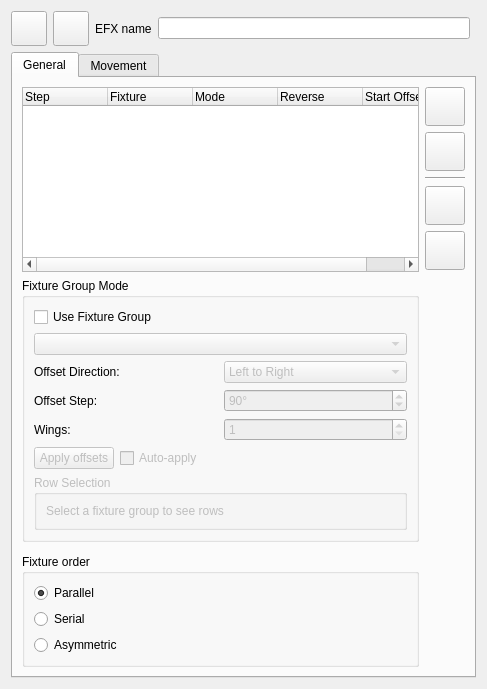
<?xml version="1.0" encoding="UTF-8"?>
<ui version="4.0">
 <author>Massimo Callegari</author>
 <comment>
  Q Light Controller Plus
  efxeditor.ui

  Copyright (c) 2015 Massimo Callegari

  Licensed under the Apache License, Version 2.0 (the "License");
  you may not use this file except in compliance with the License.
  You may obtain a copy of the License at

      http://www.apache.org/licenses/LICENSE-2.0.txt

  Unless required by applicable law or agreed to in writing, software
  distributed under the License is distributed on an "AS IS" BASIS,
  WITHOUT WARRANTIES OR CONDITIONS OF ANY KIND, either express or implied.
  See the License for the specific language governing permissions and
  limitations under the License.
 </comment>
 <class>EFXEditor</class>
 <widget class="QWidget" name="EFXEditor">
  <property name="geometry">
   <rect>
    <x>0</x>
    <y>0</y>
    <width>487</width>
    <height>577</height>
   </rect>
  </property>
  <property name="windowTitle">
   <string>EFX Editor</string>
  </property>
  <layout class="QGridLayout" name="gridLayout_5">
   <item row="3" column="0" colspan="2">
    <widget class="QTabWidget" name="m_tab">
     <property name="toolTip">
      <string/>
     </property>
     <property name="currentIndex">
      <number>0</number>
     </property>
     <widget class="QWidget" name="General">
      <attribute name="title">
       <string>General</string>
      </attribute>
      <layout class="QGridLayout" name="gridLayout_4">
       <item row="3" column="2">
        <widget class="Line" name="line">
         <property name="orientation">
          <enum>Qt::Horizontal</enum>
         </property>
        </widget>
       </item>
       <item row="1" column="2">
        <widget class="QToolButton" name="m_addFixtureButton">
         <property name="icon">
          <iconset resource="qlcui.qrc">
           <normaloff>:/edit_add.png</normaloff>:/edit_add.png</iconset>
         </property>
         <property name="iconSize">
          <size>
           <width>32</width>
           <height>32</height>
          </size>
         </property>
        </widget>
       </item>
       <item row="4" column="2">
        <widget class="QToolButton" name="m_raiseFixtureButton">
         <property name="icon">
          <iconset resource="qlcui.qrc">
           <normaloff>:/up.png</normaloff>:/up.png</iconset>
         </property>
         <property name="iconSize">
          <size>
           <width>32</width>
           <height>32</height>
          </size>
         </property>
        </widget>
       </item>
       <item row="2" column="2">
        <widget class="QToolButton" name="m_removeFixtureButton">
         <property name="icon">
          <iconset resource="qlcui.qrc">
           <normaloff>:/edit_remove.png</normaloff>:/edit_remove.png</iconset>
         </property>
         <property name="iconSize">
          <size>
           <width>32</width>
           <height>32</height>
          </size>
         </property>
        </widget>
       </item>
       <item row="9" column="0" colspan="2">
        <widget class="QGroupBox" name="m_orderGroup">
         <property name="title">
          <string>Fixture order</string>
         </property>
         <layout class="QVBoxLayout" name="verticalLayout_5">
          <item>
           <widget class="QRadioButton" name="m_parallelRadio">
            <property name="toolTip">
             <string>All fixtures move in parallel</string>
            </property>
            <property name="text">
             <string>Parallel</string>
            </property>
            <property name="checked">
             <bool>true</bool>
            </property>
           </widget>
          </item>
          <item>
           <widget class="QRadioButton" name="m_serialRadio">
            <property name="toolTip">
             <string>The pattern propagates to each fixture in a sequential order</string>
            </property>
            <property name="text">
             <string>Serial</string>
            </property>
           </widget>
          </item>
          <item>
           <widget class="QRadioButton" name="m_asymmetricRadio">
            <property name="toolTip">
             <string>Each fixture starts moving immediately with an offset</string>
            </property>
            <property name="text">
             <string>Asymmetric</string>
            </property>
           </widget>
          </item>
         </layout>
        </widget>
       </item>
       <item row="5" column="2">
        <widget class="QToolButton" name="m_lowerFixtureButton">
         <property name="icon">
          <iconset resource="qlcui.qrc">
           <normaloff>:/down.png</normaloff>:/down.png</iconset>
         </property>
         <property name="iconSize">
          <size>
           <width>32</width>
           <height>32</height>
          </size>
         </property>
        </widget>
       </item>
       <item row="7" column="0" colspan="2">
        <widget class="QGroupBox" name="groupBox">
         <property name="title">
          <string>Fixture Group Mode</string>
         </property>
         <layout class="QVBoxLayout" name="verticalLayout_6">
          <item>
           <widget class="QCheckBox" name="m_useFixtureGroupCheck">
            <property name="text">
             <string>Use Fixture Group</string>
            </property>
           </widget>
          </item>
          <item>
           <widget class="QComboBox" name="m_fixtureGroupCombo">
            <property name="enabled">
             <bool>false</bool>
            </property>
           </widget>
          </item>
          <item>
           <layout class="QHBoxLayout" name="horizontalLayout_offset_dir">
            <item>
             <widget class="QLabel" name="m_offsetDirectionLabel">
              <property name="text">
               <string>Offset Direction:</string>
              </property>
             </widget>
            </item>
            <item>
             <widget class="QComboBox" name="m_offsetDirectionCombo">
              <property name="enabled">
               <bool>false</bool>
              </property>
              <item>
               <property name="text">
                <string>Left to Right</string>
               </property>
              </item>
              <item>
               <property name="text">
                <string>Right to Left</string>
               </property>
              </item>
              <item>
               <property name="text">
                <string>Center to Sides</string>
               </property>
              </item>
              <item>
               <property name="text">
                <string>Sides to Center</string>
               </property>
              </item>
              <item>
               <property name="text">
                <string>Alternate</string>
               </property>
              </item>
              <item>
               <property name="text">
                <string>Symmetric</string>
               </property>
              </item>
             </widget>
            </item>
           </layout>
          </item>
          <item>
           <layout class="QHBoxLayout" name="horizontalLayout_offset_step">
            <item>
             <widget class="QLabel" name="m_offsetStepLabel">
              <property name="text">
               <string>Offset Step:</string>
              </property>
             </widget>
            </item>
            <item>
             <widget class="QSpinBox" name="m_offsetStepSpin">
              <property name="enabled">
               <bool>false</bool>
              </property>
              <property name="suffix">
               <string>°</string>
              </property>
              <property name="minimum">
               <number>0</number>
              </property>
              <property name="maximum">
               <number>359</number>
              </property>
              <property name="value">
               <number>90</number>
              </property>
             </widget>
            </item>
           </layout>
          </item>
          <item>
           <layout class="QHBoxLayout" name="horizontalLayout_wings">
            <item>
             <widget class="QLabel" name="m_wingsLabel">
              <property name="text">
               <string>Wings:</string>
              </property>
             </widget>
            </item>
            <item>
             <widget class="QSpinBox" name="m_wingsSpin">
              <property name="enabled">
               <bool>false</bool>
              </property>
              <property name="minimum">
               <number>1</number>
              </property>
              <property name="maximum">
               <number>10</number>
              </property>
              <property name="value">
               <number>1</number>
              </property>
              <property name="toolTip">
               <string>Divide columns into symmetric blocks (1 = no division, 2+ = multiple blocks)</string>
              </property>
             </widget>
            </item>
           </layout>
          </item>
          <item>
           <layout class="QHBoxLayout" name="horizontalLayout_offsetActions">
            <item>
             <widget class="QPushButton" name="m_applyOffsetsButton">
              <property name="enabled">
               <bool>false</bool>
              </property>
              <property name="text">
               <string>Apply offsets</string>
              </property>
             </widget>
            </item>
            <item>
             <widget class="QCheckBox" name="m_autoApplyOffsetsCheck">
              <property name="enabled">
               <bool>false</bool>
              </property>
              <property name="text">
               <string>Auto-apply</string>
              </property>
             </widget>
            </item>
            <item>
             <spacer name="horizontalSpacer_offsetActions">
              <property name="orientation">
               <enum>Qt::Horizontal</enum>
              </property>
              <property name="sizeHint" stdset="0">
               <size>
                <width>40</width>
                <height>20</height>
               </size>
              </property>
             </spacer>
            </item>
           </layout>
          </item>
          <item>
           <widget class="QGroupBox" name="m_rowSelectionGroup">
            <property name="title">
             <string>Row Selection</string>
            </property>
            <property name="enabled">
             <bool>false</bool>
            </property>
            <layout class="QVBoxLayout" name="m_rowSelectionLayout">
             <item>
              <widget class="QLabel" name="m_rowSelectionPlaceholder">
               <property name="text">
                <string>Select a fixture group to see rows</string>
               </property>
              </widget>
             </item>
            </layout>
           </widget>
          </item>
         </layout>
        </widget>
       </item>
       <item row="1" column="0" rowspan="6" colspan="2">
        <widget class="QTreeWidget" name="m_tree">
         <property name="sizePolicy">
          <sizepolicy hsizetype="Expanding" vsizetype="Expanding">
           <horstretch>0</horstretch>
           <verstretch>1</verstretch>
          </sizepolicy>
         </property>
         <property name="alternatingRowColors">
          <bool>true</bool>
         </property>
         <property name="selectionMode">
          <enum>QAbstractItemView::ExtendedSelection</enum>
         </property>
         <property name="rootIsDecorated">
          <bool>false</bool>
         </property>
         <property name="itemsExpandable">
          <bool>false</bool>
         </property>
         <property name="allColumnsShowFocus">
          <bool>true</bool>
         </property>
         <attribute name="headerDefaultSectionSize">
          <number>85</number>
         </attribute>
         <column>
          <property name="text">
           <string>Step</string>
          </property>
         </column>
         <column>
          <property name="text">
           <string>Fixture</string>
          </property>
         </column>
         <column>
          <property name="text">
           <string>Mode</string>
          </property>
         </column>
         <column>
          <property name="text">
           <string>Reverse</string>
          </property>
         </column>
         <column>
          <property name="text">
           <string>Start Offset</string>
          </property>
         </column>
        </widget>
       </item>
       <item row="6" column="2" rowspan="3">
        <spacer name="verticalSpacer">
         <property name="orientation">
          <enum>Qt::Vertical</enum>
         </property>
         <property name="sizeHint" stdset="0">
          <size>
           <width>0</width>
           <height>0</height>
          </size>
         </property>
        </spacer>
       </item>
      </layout>
     </widget>
     <widget class="QWidget" name="Movement">
      <attribute name="title">
       <string>Movement</string>
      </attribute>
      <layout class="QGridLayout" name="gridLayout_3">
       <item row="0" column="0" rowspan="2" colspan="2">
        <widget class="QFrame" name="m_previewFrame">
         <property name="sizePolicy">
          <sizepolicy hsizetype="Expanding" vsizetype="Expanding">
           <horstretch>0</horstretch>
           <verstretch>1</verstretch>
          </sizepolicy>
         </property>
         <property name="frameShape">
          <enum>QFrame::StyledPanel</enum>
         </property>
         <property name="frameShadow">
          <enum>QFrame::Sunken</enum>
         </property>
        </widget>
       </item>
       <item row="0" column="2">
        <widget class="QGroupBox" name="m_algorithmGroup">
         <property name="sizePolicy">
          <sizepolicy hsizetype="Preferred" vsizetype="Maximum">
           <horstretch>0</horstretch>
           <verstretch>0</verstretch>
          </sizepolicy>
         </property>
         <property name="title">
          <string>Pattern</string>
         </property>
         <layout class="QVBoxLayout" name="verticalLayout_3">
          <property name="topMargin">
           <number>0</number>
          </property>
          <property name="bottomMargin">
           <number>0</number>
          </property>
          <item>
           <widget class="QComboBox" name="m_algorithmCombo">
            <property name="toolTip">
             <string>Pattern for moving the mirror/head</string>
            </property>
           </widget>
          </item>
         </layout>
        </widget>
       </item>
       <item row="1" column="2" rowspan="2">
        <widget class="QGroupBox" name="m_parametersGroup">
         <property name="title">
          <string>Parameters</string>
         </property>
         <layout class="QGridLayout" name="gridLayout">
          <property name="topMargin">
           <number>0</number>
          </property>
          <property name="bottomMargin">
           <number>0</number>
          </property>
          <property name="verticalSpacing">
           <number>4</number>
          </property>
          <item row="15" column="0" colspan="2">
           <widget class="Line" name="line_3">
            <property name="orientation">
             <enum>Qt::Horizontal</enum>
            </property>
           </widget>
          </item>
          <item row="0" column="0">
           <widget class="QLabel" name="m_widthLabel">
            <property name="text">
             <string>Width</string>
            </property>
           </widget>
          </item>
          <item row="5" column="0">
           <widget class="QLabel" name="m_startOffsetLabel">
            <property name="text">
             <string>Start Offset</string>
            </property>
            <property name="textFormat">
             <enum>Qt::AutoText</enum>
            </property>
           </widget>
          </item>
          <item row="9" column="0">
           <widget class="QLabel" name="m_xFrequencyLabel">
            <property name="enabled">
             <bool>false</bool>
            </property>
            <property name="text">
             <string>X frequency</string>
            </property>
           </widget>
          </item>
          <item row="4" column="1">
           <widget class="QSpinBox" name="m_rotationSpin">
            <property name="toolTip">
             <string>Rotation of the pattern's starting point</string>
            </property>
            <property name="suffix">
             <string>°</string>
            </property>
            <property name="maximum">
             <number>359</number>
            </property>
           </widget>
          </item>
          <item row="11" column="1">
           <widget class="QSpinBox" name="m_xPhaseSpin">
            <property name="enabled">
             <bool>false</bool>
            </property>
            <property name="toolTip">
             <string>Lissajous pattern's X phase</string>
            </property>
            <property name="maximum">
             <number>360</number>
            </property>
            <property name="value">
             <number>90</number>
            </property>
           </widget>
          </item>
          <item row="18" column="0" colspan="2">
           <spacer name="verticalSpacer_4">
            <property name="orientation">
             <enum>Qt::Vertical</enum>
            </property>
            <property name="sizeHint" stdset="0">
             <size>
              <width>20</width>
              <height>40</height>
             </size>
            </property>
           </spacer>
          </item>
          <item row="11" column="0">
           <widget class="QLabel" name="m_xPhaseLabel">
            <property name="enabled">
             <bool>false</bool>
            </property>
            <property name="text">
             <string>X phase</string>
            </property>
           </widget>
          </item>
          <item row="10" column="1">
           <widget class="QSpinBox" name="m_yFrequencySpin">
            <property name="enabled">
             <bool>false</bool>
            </property>
            <property name="toolTip">
             <string>Lissajous pattern's Y frequency</string>
            </property>
            <property name="maximum">
             <number>32</number>
            </property>
            <property name="value">
             <number>1</number>
            </property>
           </widget>
          </item>
          <item row="10" column="0">
           <widget class="QLabel" name="m_yFrequencyLabel">
            <property name="enabled">
             <bool>false</bool>
            </property>
            <property name="text">
             <string>Y frequency</string>
            </property>
           </widget>
          </item>
          <item row="9" column="1">
           <widget class="QSpinBox" name="m_xFrequencySpin">
            <property name="enabled">
             <bool>false</bool>
            </property>
            <property name="toolTip">
             <string>Lissajous pattern's X frequency</string>
            </property>
            <property name="maximum">
             <number>32</number>
            </property>
            <property name="value">
             <number>2</number>
            </property>
           </widget>
          </item>
          <item row="6" column="0">
           <widget class="QCheckBox" name="m_isRelativeCheckbox">
            <property name="text">
             <string>Relative</string>
            </property>
           </widget>
          </item>
          <item row="5" column="1">
           <widget class="QSpinBox" name="m_startOffsetSpin">
            <property name="suffix">
             <string>°</string>
            </property>
            <property name="maximum">
             <number>359</number>
            </property>
           </widget>
          </item>
          <item row="12" column="0">
           <widget class="QLabel" name="m_yPhaseLabel">
            <property name="enabled">
             <bool>false</bool>
            </property>
            <property name="text">
             <string>Y phase</string>
            </property>
           </widget>
          </item>
          <item row="7" column="0" colspan="2">
           <widget class="Line" name="line_2">
            <property name="orientation">
             <enum>Qt::Horizontal</enum>
            </property>
           </widget>
          </item>
          <item row="12" column="1">
           <widget class="QSpinBox" name="m_yPhaseSpin">
            <property name="enabled">
             <bool>false</bool>
            </property>
            <property name="toolTip">
             <string>Lissajous pattern's Y phase</string>
            </property>
            <property name="maximum">
             <number>360</number>
            </property>
            <property name="value">
             <number>90</number>
            </property>
           </widget>
          </item>
          <item row="13" column="0">
           <widget class="QLabel" name="m_waveWidthLabel">
            <property name="enabled">
             <bool>false</bool>
            </property>
            <property name="text">
             <string>Wave Width</string>
            </property>
           </widget>
          </item>
          <item row="13" column="1">
           <widget class="QSpinBox" name="m_waveWidthSpin">
            <property name="enabled">
             <bool>false</bool>
            </property>
            <property name="toolTip">
             <string>DimmerWave active portion (degrees)</string>
            </property>
            <property name="suffix">
             <string>°</string>
            </property>
            <property name="minimum">
             <number>0</number>
            </property>
            <property name="maximum">
             <number>360</number>
            </property>
            <property name="value">
             <number>180</number>
            </property>
           </widget>
          </item>
          <item row="14" column="0">
           <widget class="QLabel" name="m_waveLengthLabel">
            <property name="enabled">
             <bool>false</bool>
            </property>
            <property name="text">
             <string>Wave Length</string>
            </property>
           </widget>
          </item>
          <item row="14" column="1">
           <widget class="QSpinBox" name="m_waveLengthSpin">
            <property name="enabled">
             <bool>false</bool>
            </property>
            <property name="toolTip">
             <string>Maximum dimmer value (0-255)</string>
            </property>
            <property name="minimum">
             <number>0</number>
            </property>
            <property name="maximum">
             <number>255</number>
            </property>
            <property name="value">
             <number>255</number>
            </property>
           </widget>
          </item>
          <item row="15" column="0">
           <widget class="QLabel" name="m_waveShapeLabel">
            <property name="enabled">
             <bool>false</bool>
            </property>
            <property name="text">
             <string>Wave Shape</string>
            </property>
           </widget>
          </item>
          <item row="15" column="1">
           <widget class="QComboBox" name="m_waveShapeCombo">
            <property name="enabled">
             <bool>false</bool>
            </property>
            <item>
             <property name="text">
              <string>Sine</string>
             </property>
            </item>
            <item>
             <property name="text">
              <string>Square</string>
             </property>
            </item>
            <item>
             <property name="text">
              <string>Triangle</string>
             </property>
            </item>
           </widget>
          </item>
          <item row="16" column="0">
           <widget class="QLabel" name="m_waveFadeInLabel">
            <property name="enabled">
             <bool>false</bool>
            </property>
            <property name="text">
             <string>Wave Fade In</string>
            </property>
           </widget>
          </item>
          <item row="16" column="1">
           <widget class="QSpinBox" name="m_waveFadeInSpin">
            <property name="enabled">
             <bool>false</bool>
            </property>
            <property name="toolTip">
             <string>Fade in time as percentage of wave width</string>
            </property>
            <property name="suffix">
             <string>%</string>
            </property>
            <property name="minimum">
             <number>0</number>
            </property>
            <property name="maximum">
             <number>100</number>
            </property>
            <property name="value">
             <number>20</number>
            </property>
           </widget>
          </item>
          <item row="17" column="0">
           <widget class="QLabel" name="m_waveFadeOutLabel">
            <property name="enabled">
             <bool>false</bool>
            </property>
            <property name="text">
             <string>Wave Fade Out</string>
            </property>
           </widget>
          </item>
          <item row="17" column="1">
           <widget class="QSpinBox" name="m_waveFadeOutSpin">
            <property name="enabled">
             <bool>false</bool>
            </property>
            <property name="toolTip">
             <string>Fade out time as percentage of wave width</string>
            </property>
            <property name="suffix">
             <string>%</string>
            </property>
            <property name="minimum">
             <number>0</number>
            </property>
            <property name="maximum">
             <number>100</number>
            </property>
            <property name="value">
             <number>20</number>
            </property>
           </widget>
          </item>
          <item row="1" column="0">
           <widget class="QLabel" name="m_heightLabel">
            <property name="text">
             <string>Height</string>
            </property>
           </widget>
          </item>
          <item row="3" column="0">
           <widget class="QLabel" name="m_yOffsetLabel">
            <property name="text">
             <string>Y offset</string>
            </property>
           </widget>
          </item>
          <item row="2" column="0">
           <widget class="QLabel" name="m_xOffsetLabel">
            <property name="text">
             <string>X offset</string>
            </property>
           </widget>
          </item>
          <item row="3" column="1">
           <widget class="QSpinBox" name="m_yOffsetSpin">
            <property name="toolTip">
             <string>Pattern's center point on the Y axis</string>
            </property>
            <property name="maximum">
             <number>255</number>
            </property>
            <property name="value">
             <number>127</number>
            </property>
           </widget>
          </item>
          <item row="0" column="1">
           <widget class="QSpinBox" name="m_widthSpin">
            <property name="toolTip">
             <string>Value width of the pattern</string>
            </property>
            <property name="maximum">
             <number>127</number>
            </property>
            <property name="value">
             <number>127</number>
            </property>
           </widget>
          </item>
          <item row="1" column="1">
           <widget class="QSpinBox" name="m_heightSpin">
            <property name="toolTip">
             <string>Value height of the pattern</string>
            </property>
            <property name="maximum">
             <number>127</number>
            </property>
            <property name="value">
             <number>127</number>
            </property>
           </widget>
          </item>
          <item row="4" column="0">
           <widget class="QLabel" name="m_rotationLabel">
            <property name="text">
             <string>Rotation</string>
            </property>
           </widget>
          </item>
          <item row="2" column="1">
           <widget class="QSpinBox" name="m_xOffsetSpin">
            <property name="toolTip">
             <string>Pattern's center point on the X axis</string>
            </property>
            <property name="maximum">
             <number>255</number>
            </property>
            <property name="value">
             <number>127</number>
            </property>
           </widget>
          </item>
          <item row="17" column="0" colspan="2">
           <widget class="QCheckBox" name="m_colorCheck">
            <property name="text">
             <string>Color Background</string>
            </property>
           </widget>
          </item>
         </layout>
        </widget>
       </item>
       <item row="2" column="0">
        <widget class="QGroupBox" name="m_directionGroup">
         <property name="title">
          <string>Direction</string>
         </property>
         <layout class="QVBoxLayout" name="verticalLayout_2">
          <item>
           <widget class="QRadioButton" name="m_forward">
            <property name="toolTip">
             <string>Run the pattern forwards</string>
            </property>
            <property name="text">
             <string>Forward</string>
            </property>
            <property name="checked">
             <bool>true</bool>
            </property>
           </widget>
          </item>
          <item>
           <widget class="QRadioButton" name="m_backward">
            <property name="toolTip">
             <string>Run the pattern backwards</string>
            </property>
            <property name="text">
             <string>Backward</string>
            </property>
           </widget>
          </item>
          <item>
           <spacer name="verticalSpacer_2">
            <property name="orientation">
             <enum>Qt::Vertical</enum>
            </property>
            <property name="sizeType">
             <enum>QSizePolicy::Minimum</enum>
            </property>
            <property name="sizeHint" stdset="0">
             <size>
              <width>20</width>
              <height>40</height>
             </size>
            </property>
           </spacer>
          </item>
         </layout>
        </widget>
       </item>
       <item row="2" column="1">
        <widget class="QGroupBox" name="m_runOrderGroup">
         <property name="title">
          <string>Run order</string>
         </property>
         <layout class="QVBoxLayout" name="_2">
          <item>
           <widget class="QRadioButton" name="m_loop">
            <property name="toolTip">
             <string>Run through over and over again</string>
            </property>
            <property name="text">
             <string>Loop</string>
            </property>
            <property name="checked">
             <bool>true</bool>
            </property>
           </widget>
          </item>
          <item>
           <widget class="QRadioButton" name="m_singleShot">
            <property name="toolTip">
             <string>Run through once and stop</string>
            </property>
            <property name="text">
             <string>Single shot</string>
            </property>
           </widget>
          </item>
          <item>
           <widget class="QRadioButton" name="m_pingPong">
            <property name="toolTip">
             <string>First run forwards, then backwards, again forwards, etc...</string>
            </property>
            <property name="text">
             <string>Ping pong</string>
            </property>
           </widget>
          </item>
          <item>
           <spacer name="verticalSpacer_3">
            <property name="orientation">
             <enum>Qt::Vertical</enum>
            </property>
            <property name="sizeType">
             <enum>QSizePolicy::Minimum</enum>
            </property>
            <property name="sizeHint" stdset="0">
             <size>
              <width>20</width>
              <height>40</height>
             </size>
            </property>
           </spacer>
          </item>
         </layout>
        </widget>
       </item>
      </layout>
     </widget>
    </widget>
   </item>
   <item row="1" column="0">
    <layout class="QHBoxLayout" name="horizontalLayout">
     <item>
      <widget class="QToolButton" name="m_speedDial">
       <property name="toolTip">
        <string>Show/Hide speed dial window</string>
       </property>
       <property name="icon">
        <iconset resource="qlcui.qrc">
         <normaloff>:/speed.png</normaloff>:/speed.png</iconset>
       </property>
       <property name="iconSize">
        <size>
         <width>28</width>
         <height>28</height>
        </size>
       </property>
       <property name="checkable">
        <bool>true</bool>
       </property>
      </widget>
     </item>
     <item>
      <widget class="QToolButton" name="m_testButton">
       <property name="toolTip">
        <string>See what the EFX does when it is run</string>
       </property>
       <property name="icon">
        <iconset resource="qlcui.qrc">
         <normaloff>:/player_play.png</normaloff>:/player_play.png</iconset>
       </property>
       <property name="iconSize">
        <size>
         <width>28</width>
         <height>28</height>
        </size>
       </property>
       <property name="checkable">
        <bool>true</bool>
       </property>
      </widget>
     </item>
     <item>
      <widget class="QLabel" name="m_nameLabel">
       <property name="sizePolicy">
        <sizepolicy hsizetype="Maximum" vsizetype="Preferred">
         <horstretch>0</horstretch>
         <verstretch>0</verstretch>
        </sizepolicy>
       </property>
       <property name="text">
        <string>EFX name</string>
       </property>
      </widget>
     </item>
     <item>
      <widget class="QLineEdit" name="m_nameEdit">
       <property name="toolTip">
        <string>The name of the function being edited</string>
       </property>
      </widget>
     </item>
    </layout>
   </item>
  </layout>
 </widget>
 <resources>
  <include location="qlcui.qrc"/>
 </resources>
 <connections/>
</ui>
